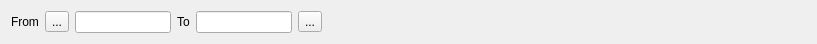
<?xml version="1.0" encoding="UTF-8"?>
<ui version="4.0">
 <class>FCityLedgerBalanceExtended</class>
 <widget class="QWidget" name="FCityLedgerBalanceExtended">
  <property name="geometry">
   <rect>
    <x>0</x>
    <y>0</y>
    <width>817</width>
    <height>41</height>
   </rect>
  </property>
  <property name="windowTitle">
   <string>Form</string>
  </property>
  <layout class="QHBoxLayout" name="horizontalLayout">
   <item>
    <widget class="QLabel" name="label">
     <property name="text">
      <string>From</string>
     </property>
    </widget>
   </item>
   <item>
    <widget class="QToolButton" name="btnPrevDate">
     <property name="focusPolicy">
      <enum>Qt::NoFocus</enum>
     </property>
     <property name="text">
      <string>...</string>
     </property>
     <property name="icon">
      <iconset resource="../Resort/res.qrc">
       <normaloff>:/images/left.png</normaloff>:/images/left.png</iconset>
     </property>
    </widget>
   </item>
   <item>
    <widget class="EDateEdit" name="deStart">
     <property name="maximumSize">
      <size>
       <width>120</width>
       <height>16777215</height>
      </size>
     </property>
    </widget>
   </item>
   <item>
    <widget class="QLabel" name="label_2">
     <property name="text">
      <string>To</string>
     </property>
    </widget>
   </item>
   <item>
    <widget class="EDateEdit" name="deEnd">
     <property name="maximumSize">
      <size>
       <width>120</width>
       <height>16777215</height>
      </size>
     </property>
    </widget>
   </item>
   <item>
    <widget class="QToolButton" name="btnNextDate">
     <property name="focusPolicy">
      <enum>Qt::NoFocus</enum>
     </property>
     <property name="text">
      <string>...</string>
     </property>
     <property name="icon">
      <iconset resource="../Resort/res.qrc">
       <normaloff>:/images/right.png</normaloff>:/images/right.png</iconset>
     </property>
    </widget>
   </item>
   <item>
    <spacer name="horizontalSpacer">
     <property name="orientation">
      <enum>Qt::Horizontal</enum>
     </property>
     <property name="sizeHint" stdset="0">
      <size>
       <width>496</width>
       <height>20</height>
      </size>
     </property>
    </spacer>
   </item>
  </layout>
 </widget>
 <customwidgets>
  <customwidget>
   <class>EDateEdit</class>
   <extends>QLineEdit</extends>
   <header location="global">edateedit.h</header>
  </customwidget>
 </customwidgets>
 <resources>
  <include location="../Resort/res.qrc"/>
 </resources>
 <connections/>
</ui>
